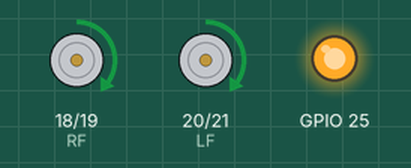
Recording of a sketch running on a simulated ESP32. Shown: motor-driver pin pairs drawn as motors (green arrow = first pin HIGH = forward, orange = second pin HIGH = backward, longer = more drive), output pins drawn as LEDs (lit = HIGH). What the sketch prints to the serial monitor is not drawn.

Above: at 1.0 s.
At 3.0 s:
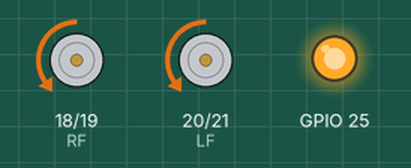
Timing chart, 0 to 5.2 s (numbered marks = the images above):
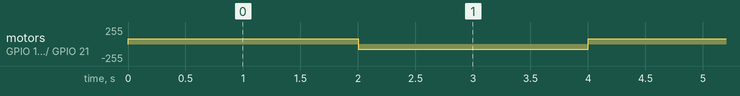

The sketch:

Forward_backward.ino
```cpp
#include <Arduino.h>

#define RF 18 // Right Motor Forward Pin
#define RB 19 // Right Motor Backward Pin
#define LF 20 // Left Motor Forward Pin
#define LB 21 // Left Motor Backward Pin


int m1Speed = 80; //Kp = 80
int m2Speed = 80; //Kp = 80

bool debug = false;

// unsigned long calib_ti, calib_tf; // time for calibration
unsigned long t0; // control sampling rate (period ini)
unsigned long t1; // control sampling rate (period end)
long timeInterval = 10; // 10ms per loop = 100Hz


// -----------------------------------------------------------------

void setSpeed(int m1Speed, int m2Speed, float speedReducer, bool debug)
{
  if (debug == false)
  {
    if(m1Speed > 0) {analogWrite(LB, 0); analogWrite(LF, m1Speed * speedReducer);}
    else {analogWrite(LF, 0); analogWrite(LB, abs(m1Speed) * speedReducer);}

    if(m2Speed > 0) {analogWrite(RB, 0); analogWrite(RF, m2Speed * speedReducer);}
    else {analogWrite(RF, 0); analogWrite(RB, abs(m1Speed) * speedReducer);}
  }
}


// -----------------------------------------------------------------


void setup()
{
  Serial.begin(9600);


  pinMode(25, OUTPUT);
  pinMode(RF, OUTPUT); pinMode(RB, OUTPUT);
  pinMode(LF, OUTPUT); pinMode(LB, OUTPUT);

  // Set Stop motions
  digitalWrite(RF, LOW); digitalWrite(RB, LOW);
  digitalWrite(LF, LOW); digitalWrite(LB, LOW);
  digitalWrite(25, HIGH);

}

// Color Sensor flag to avoid multiple color readings for the same mark
int lastUsed = 50;

void loop()
{
  m1Speed = 80;
  m2Speed = 80;
  for (int i = 0; i < 2; i++) {
    setSpeed(m1Speed, m2Speed, 1, debug);
    delay(2000);

    setSpeed(-m1Speed, -m2Speed, 1, debug);
    delay(2000);
  }

  m1Speed = 120;
  m2Speed = 120;
  for (int i = 0; i < 2; i++) {
    setSpeed(m1Speed, m2Speed, 1, debug);
    delay(2000);

    setSpeed(-m1Speed, -m2Speed, 1, debug);
    delay(2000);
  }


  m1Speed = 180;
  m2Speed = 180;
  for (int i = 0; i < 2; i++) {
    setSpeed(m1Speed, m2Speed, 1, debug);
    delay(2000);

    setSpeed(-m1Speed, -m2Speed, 1, debug);
    delay(2000);
  }

  m1Speed = 220;
  m2Speed = 220;
  for (int i = 0; i < 2; i++) {
    setSpeed(m1Speed, m2Speed, 1, debug);
    delay(2000);

    setSpeed(-m1Speed, -m2Speed, 1, debug);
    delay(2000);
  }

  // set motor speeds using the two motor speed variables above
  Serial.print("Speeds = \t"); Serial.print(m1Speed); Serial.print("\t"); Serial.print(m2Speed); Serial.println();
}
```
